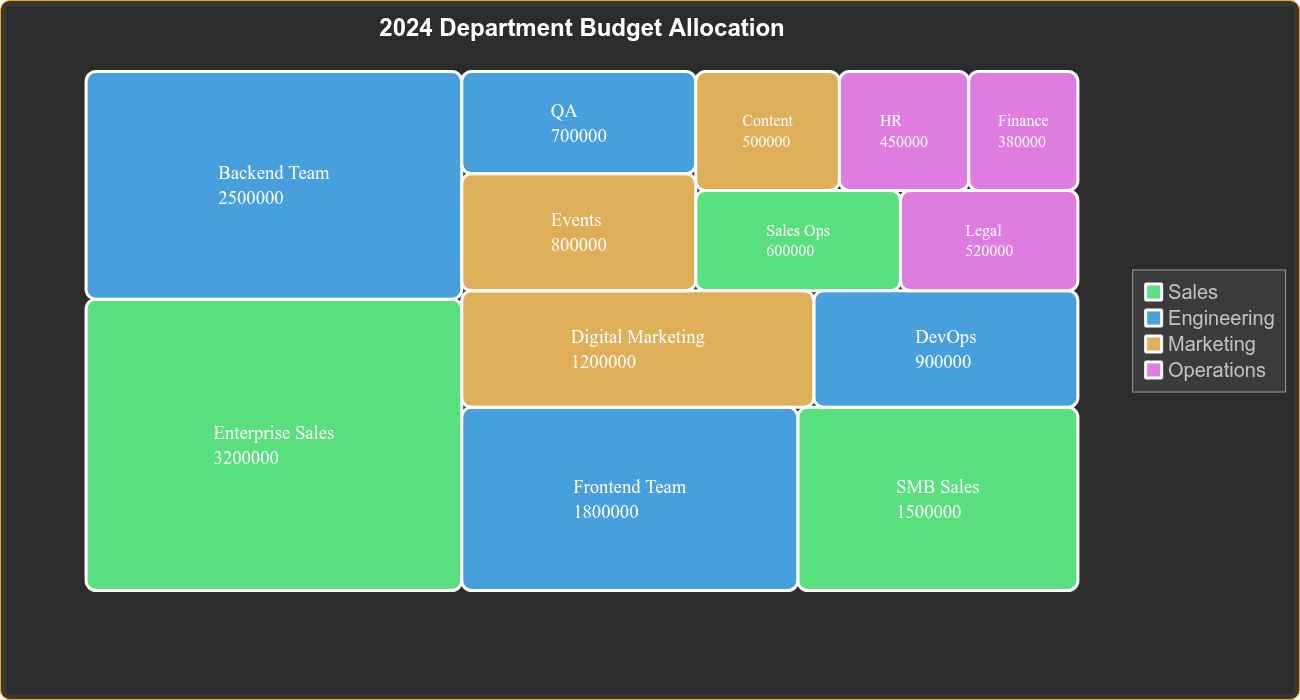

The script that drew this image:
from bokeh_rocks import create_treemap, save_plot
from bokeh.io import show
import pandas as pd
budget_data = pd.DataFrame(
    [
        {"category": "Engineering", "subcategory": "Backend Team", "value": 2500000},
        {"category": "Engineering", "subcategory": "Frontend Team", "value": 1800000},
        {"category": "Engineering", "subcategory": "DevOps", "value": 900000},
        {"category": "Engineering", "subcategory": "QA", "value": 700000},
        {"category": "Sales", "subcategory": "Enterprise Sales", "value": 3200000},
        {"category": "Sales", "subcategory": "SMB Sales", "value": 1500000},
        {"category": "Sales", "subcategory": "Sales Ops", "value": 600000},
        {"category": "Marketing", "subcategory": "Digital Marketing", "value": 1200000},
        {"category": "Marketing", "subcategory": "Content", "value": 500000},
        {"category": "Marketing", "subcategory": "Events", "value": 800000},
        {"category": "Operations", "subcategory": "HR", "value": 450000},
        {"category": "Operations", "subcategory": "Finance", "value": 380000},
        {"category": "Operations", "subcategory": "Legal", "value": 520000},
    ]
)

custom_palette = {
    "Engineering": "#4db4fd",
    "Sales": "#63ff8d",
    "Marketing": "#ffc562",
    "Operations": "#ff8bff",
}

p2 = create_treemap(
    budget_data,
    title="2024 Department Budget Allocation",
    width=1300,
    height=700,
    palette=custom_palette,
    theme="dark",
    border_radius=10,
    border_width=3,
    legend_outside=True,
)


p2.background_fill_color = "#2c2c2c"
p2.border_fill_color = "#2c2c2c"
p2.outline_line_color = None
show(p2)
save_plot(p2, "output/treemap_02")
